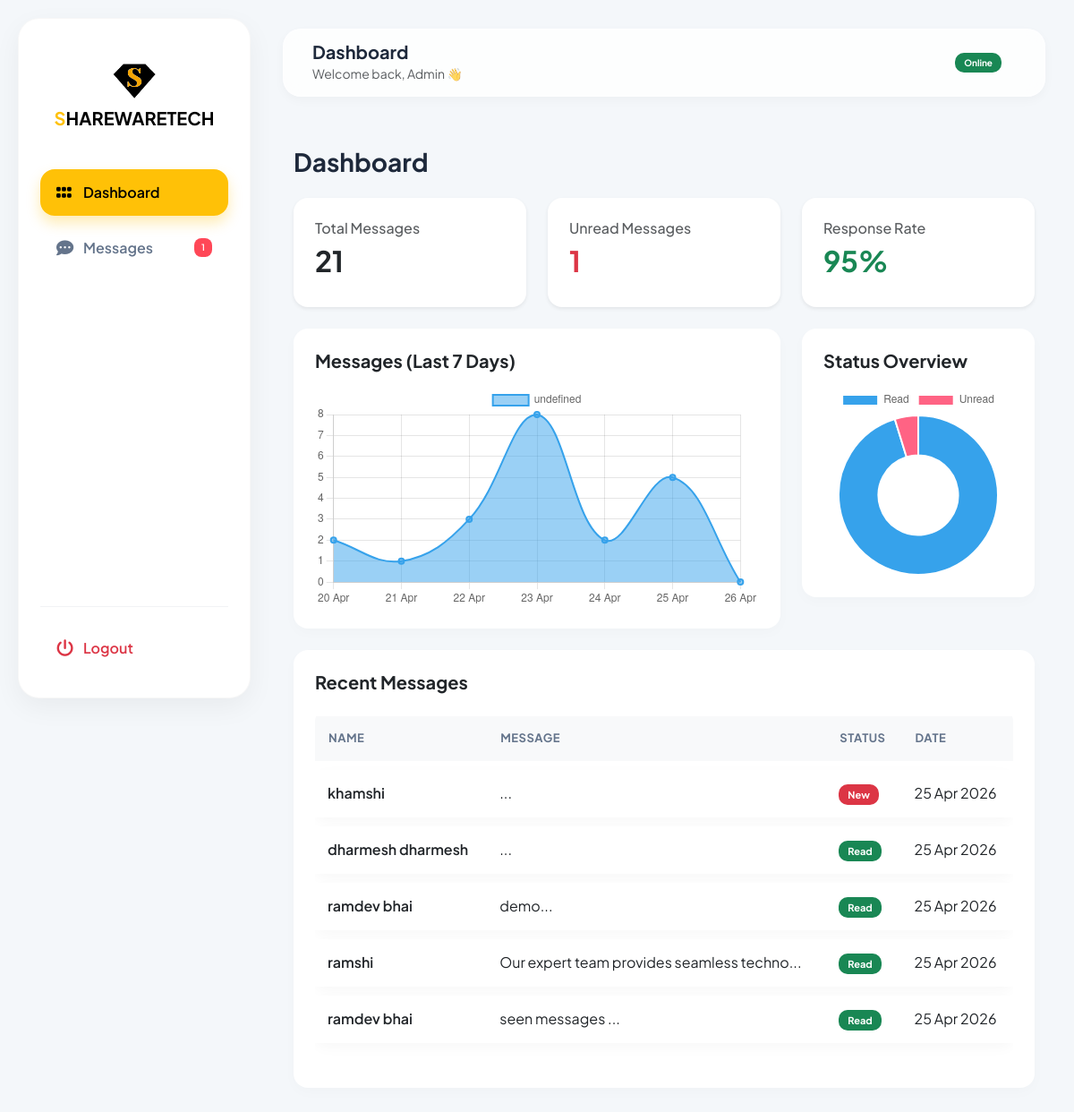
The page /admin/index.php?page=dashboard (signed in) on the database its author committed.
### tables this page shows
CREATE TABLE `contact_messages` (
  `id` int(11) NOT NULL,
  `name` varchar(100) NOT NULL,
  `email` varchar(100) NOT NULL,
  `phone` varchar(20) NOT NULL,
  `message` text NOT NULL,
  `status` enum('new','read') DEFAULT 'new',
  `created_at` timestamp NOT NULL DEFAULT current_timestamp()
);

### admin/dashboard.php (the view, shortened to what this page needs)
<?php
include('../db_connect.php');
$total = mysqli_fetch_assoc(mysqli_query($conn, "SELECT COUNT(*) as t FROM contact_messages"))['t'];
$unread = mysqli_fetch_assoc(mysqli_query($conn, "SELECT COUNT(*) as u FROM contact_messages WHERE status='new'"))['u'];
$read = mysqli_fetch_assoc(mysqli_query($conn, "SELECT COUNT(*) as r FROM contact_messages WHERE status='read'"))['r'];
$chart_data = [];
$labels = [];
for($i=6; $i>=0; $i--){
    $date = date("Y-m-d", strtotime("-$i days"));
    $labels[] = date("d M", strtotime($date));
    $q = mysqli_query($conn, "SELECT COUNT(*) as c FROM contact_messages WHERE DATE(created_at)='$date'");
    $data = mysqli_fetch_assoc($q);
    $chart_data[] = $data['c'];
}
$recent = mysqli_query($conn, "SELECT * FROM contact_messages ORDER BY id DESC LIMIT 5");
?>
<!DOCTYPE html>
<html lang="en">
<head>
<link href="https://cdn.jsdelivr.net/npm/bootstrap@5.3.0/dist/css/bootstrap.min.css" rel="stylesheet">
    <link rel="stylesheet" href="../admin/main.css">
</head>
<body>
<div class="container-fluid py-4">
    <h3 class="fw-bold mb-4">Dashboard</h3>
    <div class="row g-4 mb-4">
        <div class="col-md-4">
            <div class="card p-4 shadow-sm">
                <h6 class="text-muted">Total Messages</h6>
                <h2 class="fw-bold"><?php echo $total; ?></h2>
            </div>
        </div>
        <div class="col-md-4">
            <div class="card p-4 shadow-sm">
                <h6 class="text-muted">Unread Messages</h6>
                <h2 class="fw-bold text-danger"><?php echo $unread; ?></h2>
            </div>
        </div>
        <div class="col-md-4">
            <div class="card p-4 shadow-sm">
                <h6 class="text-muted">Response Rate</h6>
                <h2 class="fw-bold text-success">
                    <?php echo ($total > 0) ? round((($total-$unread)/$total)*100) : 0; ?>%
                </h2>
            </div>
        </div>
    </div>
    <div class="row g-4 mb-4">
        <div class="col-md-8">
            <div class="card p-4">
                <h5 class="fw-bold mb-3">Messages (Last 7 Days)</h5>
                <canvas id="lineChart"></canvas>
            </div>
        </div>
        <div class="col-md-4">
            <div class="card p-4">
                <h5 class="fw-bold mb-3">Status Overview</h5>
                <canvas id="pieChart"></canvas>
            </div>
        </div>
    </div>
    <div class="card p-4">
        <h5 class="fw-bold mb-3">Recent Messages</h5>
        <div class="table-responsive">
            <table class="table align-middle">
                <thead>
                    <tr>
                        <th>Name</th>
                        <th>Message</th>
                        <th>Status</th>
                        <th>Date</th>
                    </tr>
                </thead>
                <tbody>
                <?php while($row = mysqli_fetch_assoc($recent)): ?>
                    <tr>
                        <td class="fw-semibold"><?php echo $row['name']; ?></td>
                        <td><?php echo substr($row['message'],0,40); ?>...</td>
                        <td>
                            <?php if($row['status']=='new'): ?>
                                <span class="badge bg-danger">New</span>
                            <?php else: ?>
                                <span class="badge bg-success">Read</span>
                            <?php endif; ?>
                        </td>
                        <td><?php echo date("d M Y", strtotime($row['created_at'])); ?></td>
                    </tr>
                <?php endwhile; ?>
                </tbody>
            </table>
        </div>
    </div>
</div>
<script>
// LINE CHART
new Chart(document.getElementById('lineChart'), {
    type: 'line',
    data: {
        labels: <?php echo json_encode($labels); ?>,
        datasets: [{
            data: <?php echo json_encode($chart_data); ?>,
            borderWidth: 2,
            tension: 0.4,
            fill: true
        }]
    }
});
// PIE CHART
new Chart(document.getElementById('pieChart'), {
    type: 'doughnut',
    data: {
        labels: ['Read','Unread'],
        datasets: [{
            data: [<?php echo $read; ?>, <?php echo $unread; ?>]
        }]
    }
});
</script>
</body>
</html>

### admin/main.css (style rules this page uses)
:root { --sidebar-bg: #ffffff; --card-bg: #ffffff; --accent-color: #ffc107; --accent-glow: rgba(255, 193, 7, 0.3); --sidebar-width: 260px; --text-main: #1e293b; --text-muted: #64748b; --bg-body: #f4f7fa; }
body { font-family: 'Plus Jakarta Sans', 'Poppins', sans-serif; background: var(--bg-body); color: var(--text-main); min-height: 100vh; margin: 0; }
.card { border: none; border-radius: 16px; background: #ffffff; box-shadow: 0 5px 15px rgba(0,0,0,0.02); transition: 0.3s; }
.table-responsive { border-radius: 16px; }
.table thead th { background: #f8f9fa; color: var(--text-muted); font-size: 12px; text-transform: uppercase; letter-spacing: 0.5px; border: none; padding: 15px; }
.table td { padding: 15px; border-bottom: 1px solid #f1f3f5; vertical-align: middle; }

### admin/dashboard.php (style rules this page uses)
.card { border: none; border-radius: 16px; background: #ffffff; transition: 0.3s; }
.table { border-collapse: separate; border-spacing: 0 10px; }
.table thead th { border: none; font-size: 13px; color: #64748b; }
.table tbody tr { background: #ffffff; border-radius: 12px; box-shadow: 0 5px 15px rgba(0,0,0,0.03); }
.table td { border: none; padding: 14px; }
.badge { padding: 6px 10px; border-radius: 10px; font-size: 11px; }

### rows shown on the page
contact_messages: name "khamshi", status "New", created_at "25 Apr 2026"
contact_messages: name "dharmesh dharmesh", status "Read", created_at "25 Apr 2026"
contact_messages: name "ramdev bhai", message "demo", status "Read", created_at "25 Apr 2026"
contact_messages: name "ramshi", message "Our expert team provides seamless techno", status "Read", created_at "25 Apr 2026"
contact_messages: name "ramdev bhai", message "seen messages", status "Read", created_at "25 Apr 2026"

### other values the page prints
$unread_count "1"
$p "Dashboard"
$total "21"
$unread "1"
chart data {{ json_encode($chart_data) }} ["2","1","3","8","2","5","0"]
chart data {{ $read }} 20
chart data {{ $unread }} 1
